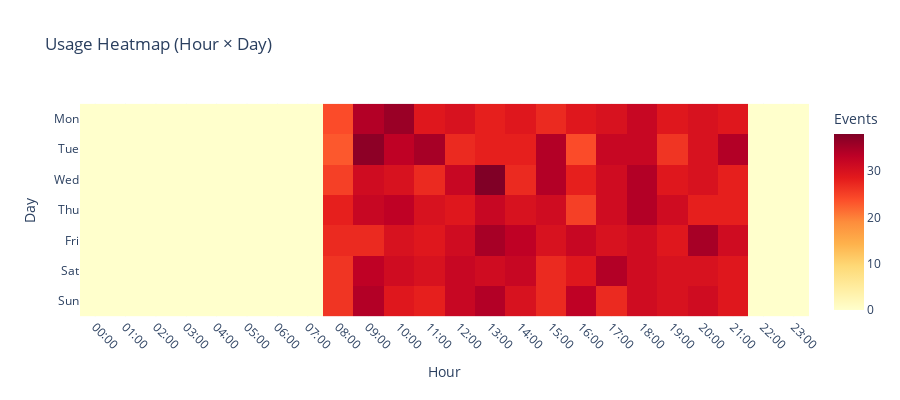

Notebook code for this chart:
### Markdown cell above
## Usage Heatmap (Hour × Day)

### Code cell
days_order = ['Mon', 'Tue', 'Wed', 'Thu', 'Fri', 'Sat', 'Sun']
pivot = df.pivot_table(
    index='day_name', columns='hour',
    aggfunc='size', fill_value=0
)

# Reindex to include all 24 hours (0-23)
all_hours = list(range(24))
pivot = pivot.reindex(index=days_order, columns=all_hours, fill_value=0)

fig = px.imshow(
    pivot.values,
    x=[f"{h:02d}:00" for h in all_hours],
    y=days_order,
    color_continuous_scale='YlOrRd',
    title="Usage Heatmap (Hour × Day)",
    labels=dict(x="Hour", y="Day", color="Events"),
    template='plotly_white',
    height=400, width=900
)
fig.update_xaxes(tickangle=45)
fig.show()

### Figure 1 — Plotly figure (JSON) as saved in the notebook; plotly's stock layout.template omitted (floating-point values rounded to 4 significant figures; data arrays with more than 128 entries replaced by an {"elided": "..."} marker saying what was removed)
{"data": [{"coloraxis": "coloraxis", "hovertemplate": "Hour: %{x}<br>Day: %{y}<br>Events: %{z}<extra></extra>", "name": "0", "type": "heatmap", "x": ["00:00", "01:00", "02:00", "03:00", "04:00", "05:00", "06:00", "07:00", "08:00", "09:00", "10:00", "11:00", "12:00", "13:00", "14:00", "15:00", "16:00", "17:00", "18:00", "19:00", "20:00", "21:00", "22:00", "23:00"], "xaxis": "x", "y": ["Mon", "Tue", "Wed", "Thu", "Fri", "Sat", "Sun"], "yaxis": "y", "z": {"elided": "7x24 int values"}}], "layout": {"coloraxis": {"colorbar": {"title": {"text": "Events"}}, "colorscale": [[0, "rgb(255,255,204)"], [0.125, "rgb(255,237,160)"], [0.25, "rgb(254,217,118)"], [0.375, "rgb(254,178,76)"], [0.5, "rgb(253,141,60)"], [0.625, "rgb(252,78,42)"], [0.75, "rgb(227,26,28)"], [0.875, "rgb(189,0,38)"], [1, "rgb(128,0,38)"]]}, "height": 400, "title": {"text": "Usage Heatmap (Hour × Day)"}, "width": 900, "xaxis": {"anchor": "y", "constrain": "domain", "domain": [0, 1], "scaleanchor": "y", "tickangle": 45, "title": {"text": "Hour"}}, "yaxis": {"anchor": "x", "autorange": "reversed", "constrain": "domain", "domain": [0, 1], "title": {"text": "Day"}}}}
